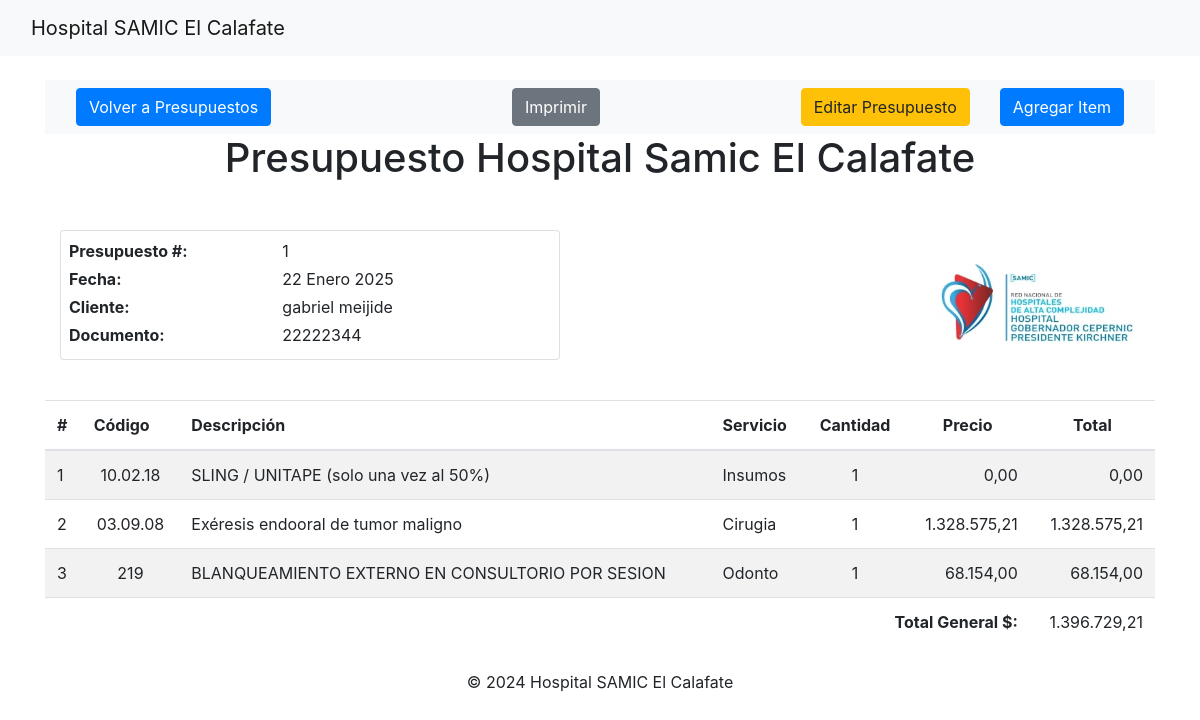
Page /facturacion/presupuesto/1/detalle/ on the committed database.
### facturacion/models.py (models this page shows, shortened)
class Presupuesto(models.Model):
    numero = models.AutoField(primary_key=True)  # Número único de presupuesto
    cliente = models.CharField(max_length=255)  # Nombre del cliente
    documento = models.CharField(max_length=20)  # Documento del cliente
    fecha = models.DateField(auto_now_add=True)  # Fecha de creación del presupuesto

class DetallePrestacion(models.Model):
    presupuesto = models.ForeignKey(Presupuesto, on_delete=models.CASCADE, related_name='prestaciones')
    prestacion = models.ForeignKey(Prestacion, on_delete=models.CASCADE)
    item = models.ForeignKey(Item, on_delete=models.CASCADE)

class Prestacion(models.Model):
    codigo = models.CharField(max_length=50)  # Código de la prestación
    descripcion = models.TextField(max_length=150)  # Descripción de la prestación
    honorarios = models.DecimalField(max_digits=10, decimal_places=2, null=True, blank=True)  # Honorarios
    ayudante = models.DecimalField(max_digits=10, decimal_places=2, null=True, blank=True)  # Ayudante
    gastos = models.DecimalField(max_digits=10, decimal_places=2, null=True, blank=True)  # Gastos
    anestesia = models.DecimalField(max_digits=10, decimal_places=2, null=True, blank=True)  # Anestesia
    total = models.DecimalField(max_digits=10, decimal_places=2, null=True, blank=True)  # Total
    servicio = models.CharField(max_length=50) #Servicio
    practica = models.CharField(max_length=150) #Practica

class Item(models.Model):
    presupuesto = models.ForeignKey(Presupuesto, on_delete=models.CASCADE)
    cantidad = models.PositiveIntegerField(default=0)  # Nueva cantidad

### facturacion/views.py (the view)
# urls.py: path('presupuesto/<int:presupuesto_id>/detalle/', views.detalle_presupuesto, name='detalle_presupuesto'),
def detalle_presupuesto(request, presupuesto_id):
    presupuesto = get_object_or_404(Presupuesto, pk=presupuesto_id)
    detalles = DetallePrestacion.objects.filter(presupuesto=presupuesto).select_related('prestacion', 'item')
    for detalle in detalles:
        detalle.total_linea = detalle.item.cantidad * detalle.prestacion.total
    total_general = detalles.aggregate(
        total=Sum(F('item__cantidad') * F('prestacion__total'))
    )['total'] or 0
    modo_edicion = request.GET.get('modo_edicion') == 'true'
    return render(request, 'facturacion/detalle_presupuesto.html', {
        'presupuesto': presupuesto,
        'detalles': detalles,
        'total_general': total_general,
        'modo_edicion': modo_edicion  # Determina si se muestran acciones de edición
    })

### facturacion/templates/facturacion/detalle_presupuesto.html (shortened to what this page needs)
{% extends 'index.html' %}
{% load static %}
{% block content %}
<nav class="navbar navbar-expand-lg navbar-light bg-light">
    <div class="container-fluid d-flex justify-content-between align-items-center">
        <div class="d-flex justify-content-between w-50 align-items-center">
            <a href="{% url 'detalle_presupuestador' %}" class="btn btn-primary me-2">Volver a Presupuestos</a>
            <button onclick="triggerPrint()" class="btn btn-secondary ms-auto">Imprimir</button>
        </div>
        <div class="d-flex justify-content-end w-50 align-items-center">
            {% if modo_edicion %}
                <a href="{% url 'detalle_presupuesto' presupuesto.numero %}" class="btn btn-warning me-3">Volver</a>
            {% else %}
                <a href="{% url 'detalle_presupuesto' presupuesto.numero %}?modo_edicion=true" class="btn btn-warning me-3">Editar Presupuesto</a>
            {% endif %}
            <a href="{% url 'agregar_item' presupuesto.numero %}" class="btn btn-primary" style="margin-left: 30px;">Agregar Item</a>
        </div>
    </div>
</nav>
<div class="text-center mb-4">
    <h1 class="display-5">Presupuesto Hospital Samic El Calafate</h1>
</div>
<div class="container mt-5">
    <div class="row align-items-center">
        <div class="col-md-6 d-flex justify-content-start">
            <div class="card mb-3" style="width: 100%; max-width: 500px;">
                <div class="card-body p-2">
                    <div class="row">
                        <div class="col-5">
                            <p class="mb-1"><strong>Presupuesto #:</strong></p>
                            <p class="mb-1"><strong>Fecha:</strong></p>
                            <p class="mb-1"><strong>Cliente:</strong></p>
                            <p class="mb-1"><strong>Documento:</strong></p>
                        </div>
                        <div class="col-7">
                            <p class="mb-1">{{ presupuesto.numero }}</p>
                            <p class="mb-1">{{ presupuesto.fecha }}</p>
                            <p class="mb-1">{{ presupuesto.cliente }}</p>
                            <p class="mb-1">{{ presupuesto.documento }}</p>
                        </div>
                    </div>
                </div>
            </div>
        </div>
        <div class="col-md-6 d-flex justify-content-end">
            <img src="{% static 'images/logo_samic.jpg' %}" alt="Logo" class="img-fluid" style="max-height: 80px;">
        </div>
    </div>
</div>
<table class="table table-striped mt-4">
    <thead>
        <tr>
            <th>#</th>
            <th class="text-left">Código</th>
            <th class="text-left">Descripción</th>
            <th class="text-left">Servicio</th>
            <th class="text-center">Cantidad</th>
            <th class="text-center">Precio</th>
            <th class="text-center">Total</th>
        </tr>
    </thead>
    <tbody>
        {% for detalle in detalles %}
        <tr>
            <td>{{ forloop.counter }}</td>
            <td class="text-center">{{ detalle.prestacion.codigo }}</td>
            <td>{{ detalle.prestacion.descripcion }}</td>
            <td>{{ detalle.prestacion.servicio }}</td>
            <td class="text-center">{{ detalle.item.cantidad }}</td>
            <td class="text-right">{{ detalle.prestacion.total }}</td>
            <td class="text-right">{{ detalle.total_linea|floatformat:2 }}</td>
        </tr>
        {% endfor %}
    </tbody>
    <tfoot>
        <tr>
            <td colspan="6" class="text-right"><strong>Total General $:</strong></td>
            <td class="text-right">{{ total_general|floatformat:2 }}</td>
        </tr>
    </tfoot>
</table>
{% endblock %}

### rows in the picture
Presupuesto: numero "1", fecha "22 Enero 2025", cliente "gabriel meijide", documento "22222344"
DetallePrestacion: prestacion.codigo "10.02.18", prestacion.descripcion "SLING / UNITAPE (solo una vez al 50%)", prestacion.servicio "Insumos", item.cantidad "1", prestacion.total "0,00", total_linea "0,00"
DetallePrestacion: prestacion.codigo "03.09.08", prestacion.descripcion "Exéresis endooral de tumor maligno", prestacion.servicio "Cirugia", item.cantidad "1", prestacion.total "1.328.575,21", total_linea "1.328.575,21"
DetallePrestacion: prestacion.codigo "219", prestacion.descripcion "BLANQUEAMIENTO EXTERNO EN CONSULTORIO POR SESION", prestacion.servicio "Odonto", item.cantidad "1", prestacion.total "68.154,00", total_linea "68.154,00"

### other values in the picture
{{ total_general|floatformat:2 }} "1.396.729,21"
